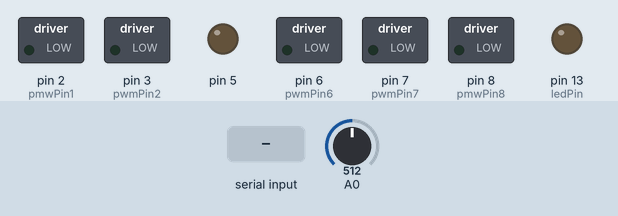
This sketch was run on a simulated Arduino Uno, built with avr-gcc and run on an emulated ATmega328P. Parts: switched loads named in the sketch (green lamp = pin HIGH), output pins drawn as LEDs (lit = HIGH). Inputs (shaded band) come from the test bench; at power-on: A0 = 512.

Above: at 1.2 s.
1.3 s: "90,45\n" received over Serial
At 2.2 s:
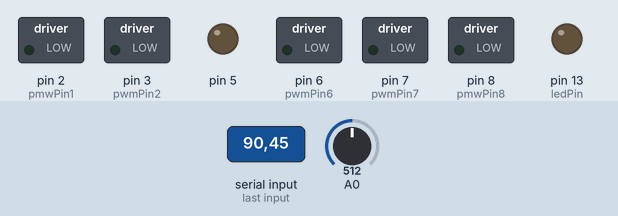
2.8 s: "30,150\n" received over Serial
At 3.6 s:
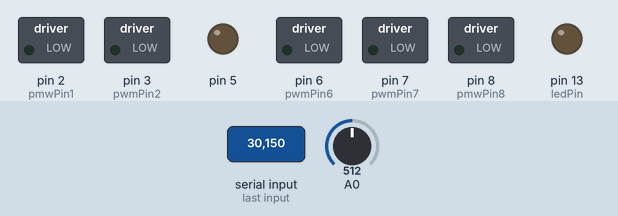
4.3 s: "1\n" received over Serial
At 5.2 s:
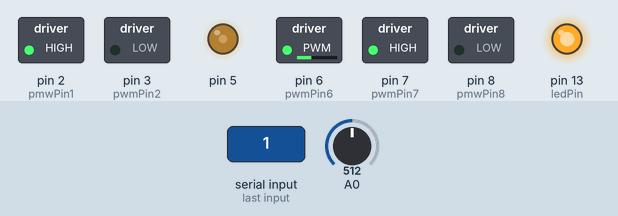
5.8 s: "2\n" received over Serial
At 6.3 s:
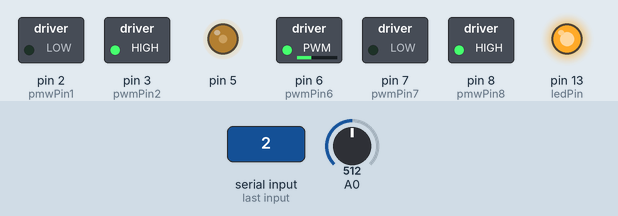
7.3 s: "3\n" received over Serial
At 8.5 s:
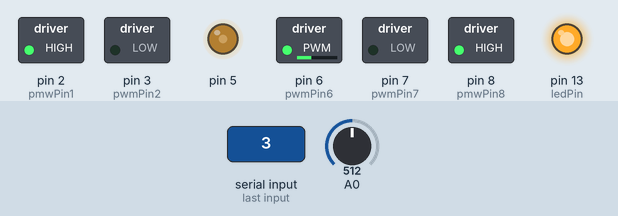
8.8 s: "4\n" received over Serial
At 9.8 s:
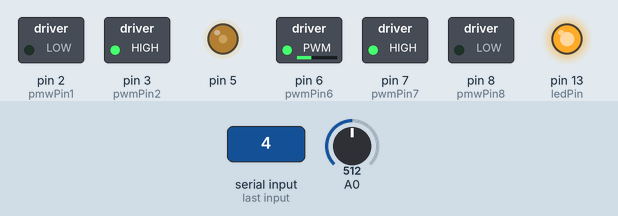
Timing chart, 0 to 11.3 s (numbered marks = the images above; inputs shaded):
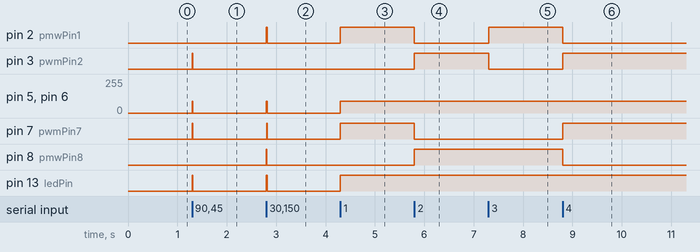

The sketch:

serialComDirectionForTwo.ino
```cpp
const int ledPin = 13;
const int pmwPin1 = 2;
const int pwmPin2 = 3;
const int pwmPin6 = 6; //motor2 PWM
const int pwmPin7 = 7; //motor2 B1
const int pmwPin8 = 8; //motor2 B2

int PotiVal=0;
int PWM=0;
int num=0;

void setup()
{
 pinMode(ledPin, OUTPUT);
 pinMode(A0, INPUT);
 Serial.begin(9600);
 pinMode(2, OUTPUT);
 pinMode(3, OUTPUT);
 pinMode(7, OUTPUT);
 pinMode(8, OUTPUT);
}
void loop()
{


 if (Serial.available())
 {
  num = Serial.read() - '0';
  {
    if(num == 1) { //vorwärts
      digitalWrite(ledPin, HIGH);
      digitalWrite(2, HIGH);
      digitalWrite(3, LOW);
      digitalWrite(7, HIGH);
      digitalWrite(8, LOW);
      PotiVal = analogRead(A0);
      PWM= DutyCycle(PotiVal);
      analogWrite(5, PWM);
      analogWrite(6, PWM);
      delay(10);
    }
    if (num == 2) { //rückwärts
      digitalWrite(ledPin, HIGH);
      digitalWrite(2, LOW);
      digitalWrite(3, HIGH);
      digitalWrite(7, LOW);
      digitalWrite(8, HIGH);
      PotiVal = analogRead(A0);
      PWM= DutyCycle(PotiVal);
      analogWrite(5, PWM);
      analogWrite(6, PWM);
      delay(10);
    }
    if (num == 3) { //links
      digitalWrite(ledPin, HIGH);
      digitalWrite(2, HIGH);
      digitalWrite(3, LOW);
      digitalWrite(7, LOW);
      digitalWrite(8, HIGH);
      PotiVal = analogRead(A0);
      PWM= DutyCycle(PotiVal);
      analogWrite(5, PWM);
      analogWrite(6, PWM);
      delay(10);
    }
    if (num ==4) { //rechts
      digitalWrite(ledPin, HIGH);
      digitalWrite(2, LOW);
      digitalWrite(3, HIGH);
      digitalWrite(7, HIGH);
      digitalWrite(8, LOW);
      PotiVal = analogRead(A0);
      PWM= DutyCycle(PotiVal);
      analogWrite(5, PWM);
      analogWrite(6, PWM);
      delay(10);
    }
    if (num == 5) { //stop
      digitalWrite(ledPin, LOW);
      digitalWrite(2, LOW);
      digitalWrite(3, LOW);
      digitalWrite(7, LOW);
      digitalWrite(8, LOW);
      digitalWrite(5, LOW);
      digitalWrite(6, LOW);
      delay(20);
    }
  }
 //delay(1000);
}
}

int DutyCycle(int Val){
  const int Untergrenze=40; //20% Duty Cycle
  const int Obergrenze=140;  //50% Duty Cycle

  int backValue=0;

  backValue = Untergrenze+(0.098*Val);
  //backValue=Val/4;

  return backValue;
}
```

Measured:
- after the input at 1.3 s, pin 3 (pwmPin2), pin 7 (pwmPin7), pin 13 (ledPin): LOW → HIGH at once, → LOW 0.01 s later; pin 5, pin 6 (pwmPin6): 0/255 → 90/255 at once, → 0/255 0.01 s later
- after the input at 2.8 s, pin 2 (pmwPin1), pin 13 (ledPin): LOW → HIGH at once, → LOW 0.02 s later; pin 5, pin 6 (pwmPin6): 0/255 → 90/255 at once, → 0/255 0.02 s later; pin 7 (pwmPin7), pin 8 (pmwPin8): LOW → HIGH at once, → LOW 0.01 s later
- after the input at 4.3 s, pin 2 (pmwPin1), pin 7 (pwmPin7), pin 13 (ledPin): LOW → HIGH at once; pin 5, pin 6 (pwmPin6): 0/255 → 90/255 at once
- after the input at 5.8 s, pin 2 (pmwPin1), pin 7 (pwmPin7): HIGH → LOW at once; pin 3 (pwmPin2), pin 8 (pmwPin8): LOW → HIGH at once
- after the input at 7.3 s, pin 2 (pmwPin1): LOW → HIGH at once; pin 3 (pwmPin2): HIGH → LOW at once
- after the input at 8.8 s, pin 2 (pmwPin1), pin 8 (pmwPin8): HIGH → LOW at once; pin 3 (pwmPin2), pin 7 (pwmPin7): LOW → HIGH at once
